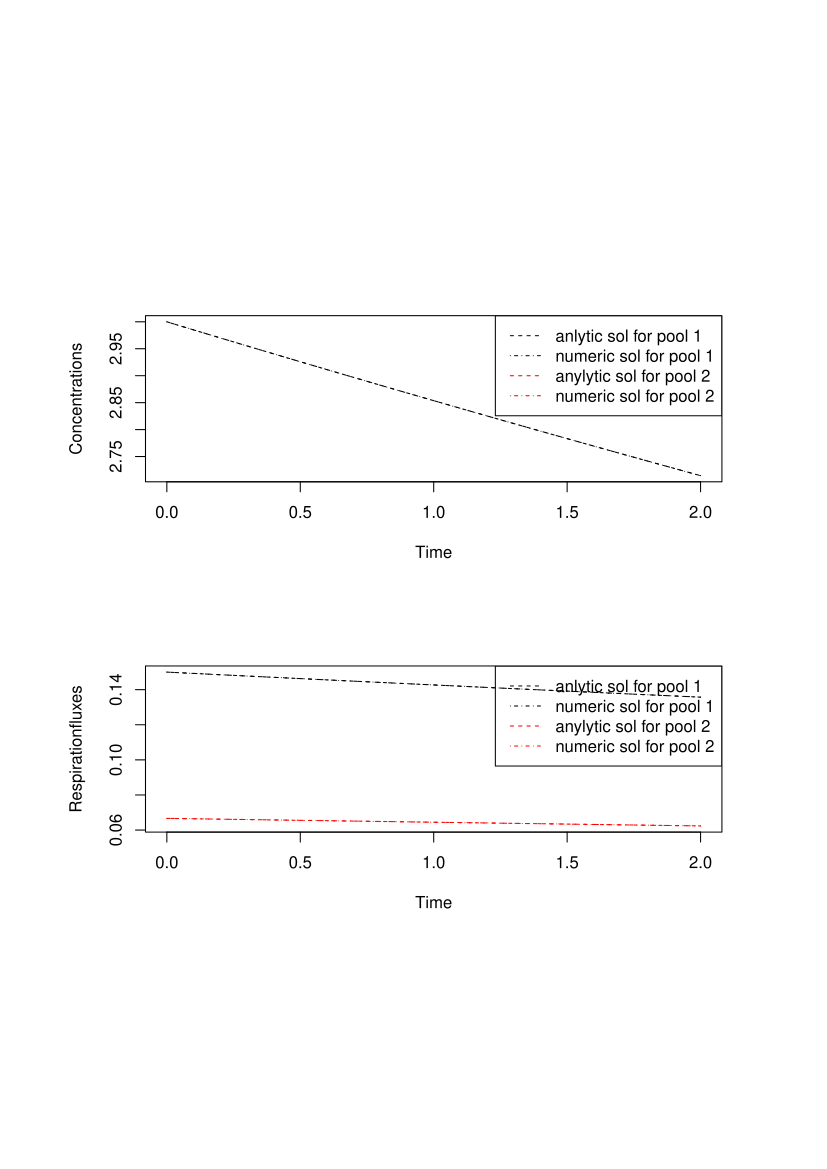

Source code (R):
# This test function is automatically produced by the python script:/home/mm/SoilR/RPackages/SoilR/pkg/inst/tests/Rexample.py
test.TwopParallel_ZeroInput=function(){
   require(RUnit)
   t_start=0
   t_end=2
   tn=100
   tol=.02/tn
   print(tol)
   timestep=(t_end-t_start)/tn
   t=seq(t_start,t_end,timestep)
   A=new("DecompositionOperator",t_start,t_end,function(t){matrix(
     nrow=2,
     ncol=2,
     c(
        -1/20,  0,  
        0,  -1/30
     )
   )})
   c01=3
   c02=2
   inputrates=new("TimeMap",t_start,t_end,function(t){return(matrix(
     nrow=2,
     ncol=1,
     c(
        0,  0
     )
   ))})
   Y=matrix(ncol=2,nrow=length(t))
   Y[,1]=c01*exp(-t/20)
   Y[,2]=c02*exp(-t/30)
   R=matrix(ncol=2,nrow=length(t))
   R[,1]=c01*exp(-t/20)/20
   R[,2]=c02*exp(-t/30)/30
   mod=GeneralModel(
    t,
    A,
    c(
       c01,
       c02
    ),
   inputrates,
   deSolve.lsoda.wrapper
   )
   Yode=getC(mod) 
   Rode=getReleaseFlux(mod) 
#begin plots 
   lt1=2
   lt2=4
   pdf(file="runit.automatic.TwopParallel_ZeroInput.pdf",paper="a4")
   m=matrix(c(1,2),2,1,byrow=TRUE)
   layout(m)
   plot(t,Y[,1],type="l",lty=lt1,col=1,ylab="Concentrations",xlab="Time")
   lines(t,Yode[,1],type="l",lty=lt2,col=1)
   lines(t,Y[,2],type="l",lty=lt1,col=2)
   lines(t,Yode[,2],type="l",lty=lt2,col=2)
   legend(
   "topright",
     c(
     "anlytic sol for pool 1",
     "numeric sol for pool 1",
     "anylytic sol for pool 2",
     "numeric sol for pool 2"
     ),
     lty=c(lt1,lt2),
     col=c(1,1,2,2)
   )
   plot(t,R[,1],type="l",lty=lt1,col=1,ylab="Respirationfluxes",xlab="Time",ylim=c(min(R),max(R)))
   lines(t,Rode[,1],type="l",lty=lt2,col=1)
   lines(t,R[,2],type="l",lty=lt1,col=2)
   lines(t,Rode[,2],type="l",lty=lt2,col=2)
   legend(
   "topright",
     c(
     "anlytic sol for pool 1",
     "numeric sol for pool 1",
     "anylytic sol for pool 2",
     "numeric sol for pool 2"
     ),
     lty=c(lt1,lt2),
     col=c(1,1,2,2)
   )
   dev.off()
# end plots 
# begin checks 
   checkEquals(
    Y,
    Yode,
    "test numeric solution for C-Content computed by the ode mehtod against analytical",
    tolerance = tol,
   )
   checkEquals(
    R,
    Rode,
    "test numeric solution for Respiration computed by the ode mehtod against analytical",
    tolerance = tol,
   )

 }
